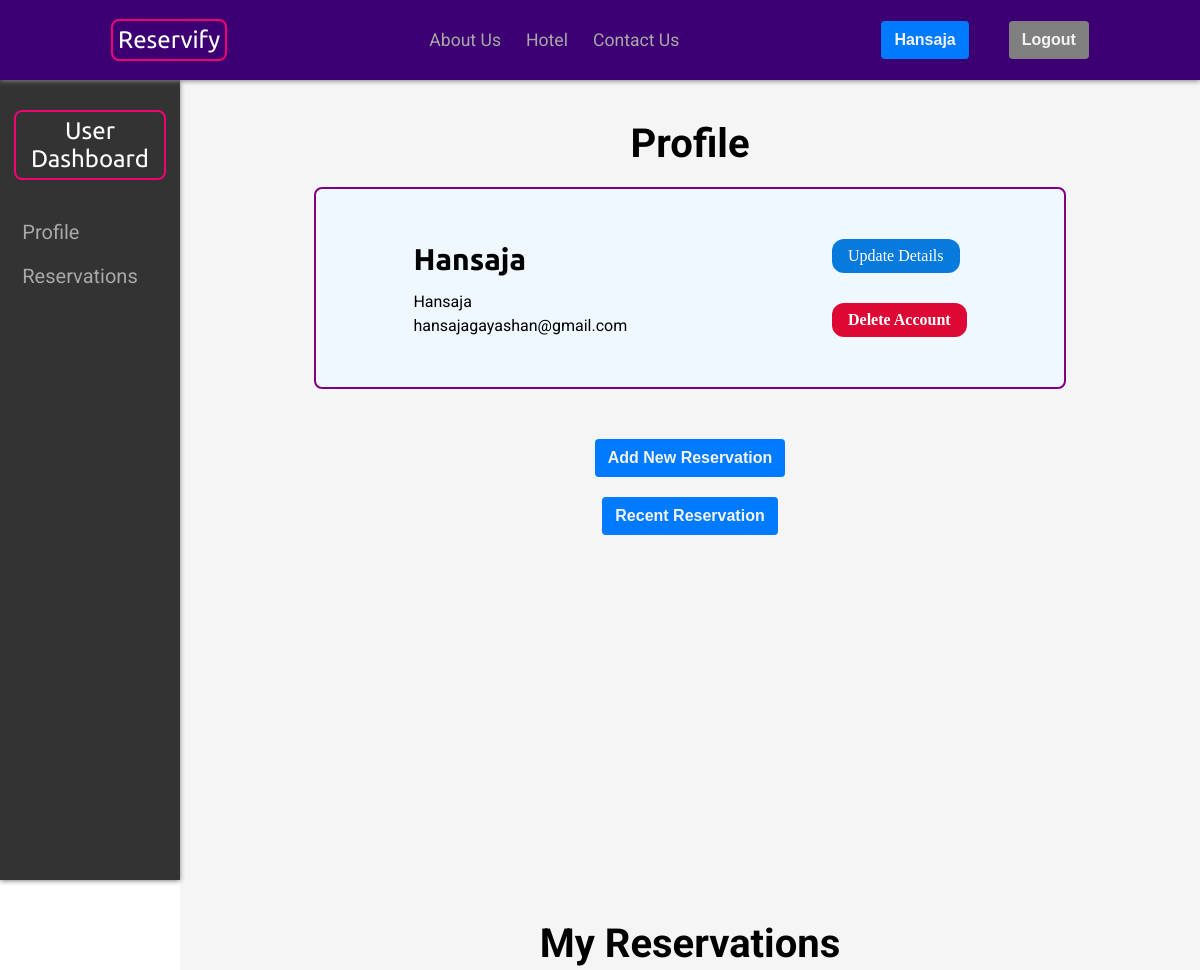
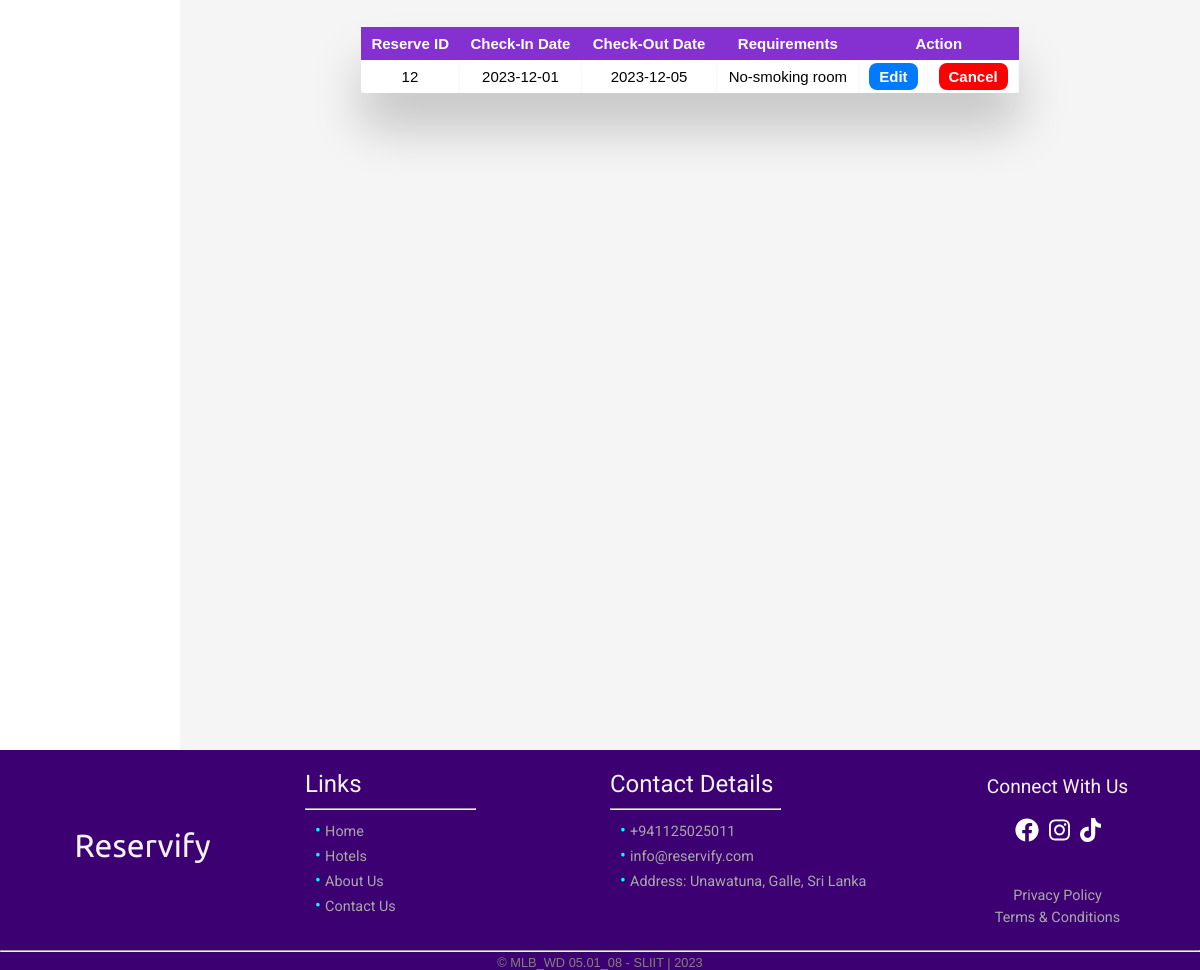
/userDashboard.php (signed in), run on the app's committed database (2 pictures, top to bottom).
### tables this page shows
CREATE TABLE `reserve` (
  `reserve_id` int(11) NOT NULL,
  `checkin_date` date NOT NULL,
  `checkout_date` date NOT NULL,
  `special_requirements` text DEFAULT 'No',
  `user_id` int(11) NOT NULL,
  `hotel_id` int(11) NOT NULL,
  `package_id` int(11) NOT NULL
);

### userDashboard.php (the view, shortened to what this page needs)
<?php
if (!isset($_SESSION['user_id'])) {
    echo "<script>
        alert('You must login to access this page.');
        window.location.href='./login.php';
        </script>";
} else {
    $user_id = $_SESSION['user_id'];
    $username = $_SESSION['username'];
    $name = $_SESSION['name'];
    $email = $_SESSION['email'];
}
?>
<!DOCTYPE html>
<html lang="en">
<head>
    <link rel="stylesheet" href="css/userDashboard.css">
    <link rel="stylesheet" href="css/reset.css">
    <link rel="stylesheet" href="css/table.css">
</head>
<?php include "./partials/header.php" ?>
<body>
    <div class="dashboard">
        <div class="sideBar">
            <h1 class="site-logo"><a href="./userDashboard.php">User <br> Dashboard</a></h1>
            <ul>
                <li><a href="#profile">Profile</a></li>
                <li><a href="#reservations">Reservations</a></li>
            </ul>
        </div>
        <div class="content">
            <section id="profile">
                <span class="title">
                    <h1> Profile </h1>
                </span>
                <div class="details">
                    <div class="userdetails">
                        <?php
                        echo '<h2>' . "$name" . '</h2>';
                        echo '<p class="title">' . "$username" . '</p>';
                        echo '<p>' . "$email" . '</p>';
                        ?>
                    </div>
                    <div class="button">
                        <p><a class="update-btn" href="./userUpdate.php">Update Details</a></p>
                        <?php echo '<p><a class="delete-btn" href="./delete.php?uuserid=' . $user_id . '">Delete Account</a></p>'; ?>
                    </div>
                </div>
        <div class="pbtn">
            <a href="./hotel.php"><button type="button">Add New Reservation</button></a>
            <a href="#reservations"><button type="button">Recent Reservation</button></a>
        </div>
        </section>
        <section id="reservations">
            <h1>My Reservations</h1>
            <div class="table-main">
                <div class="table-wrapper">
                    <table class="table">
                        <thead>
                            <tr>
                                <th>Reserve ID</th>
                                <th>Check-In Date</th>
                                <th>Check-Out Date</th>
                                <th>Requirements</th>
                                <th colspan="2">Action</th>
                            </tr>
                        </thead>
                        <tbody>
                            <?php
                            require_once './conn.php';
                            $query = "SELECT * FROM `reserve` WHERE user_id='$user_id'";
                            $result = mysqli_query($conn, $query);
                            $count = mysqli_num_rows($result);
                            if ($count > 0) {
                                while ($row = mysqli_fetch_assoc($result)) {
                                    $id = $row['reserve_id'];
                                    $checkindate = $row['checkin_date'];
                                    $checkoutdate = $row['checkout_date'];
                                    $requirements = $row['special_requirements'];
                                    echo '<tr>';
                                    echo '<td>' . $id . '</td>';
                                    echo '<td>' . $checkindate . '</td>';
                                    echo '<td>' . $checkoutdate . '</td>';
                                    echo '<td>' . $requirements . '</td>';
                                    echo '<td><a href="reserveEdit.php?reserveid=' . $id . '" class="edit-btn">Edit</a></td>';
                                    echo '<td><a href="delete.php?reserveid=' . $id . '" class="delete-btn">Cancel</a></td>';
                                }
                            } else {
                                echo '<tr><td colspan="6">No reservations yet</td></tr>';
                            }
                            ?>
                        </tbody>
                    </table>
                </div>
            </div>
        </section>
    </div>
    </div>
</body>
<?php include "./partials/footer.php" ?>
</html>

### css/userDashboard.css (style rules this page uses)
.sideBar { background-color: #333; color: #fff; display: flex; width: 15vw; min-height: 100vh; height: auto; flex-direction: column; justify-content: flex-start; align-items: center; padding: 10px 20px; padding-top: 30px; position: fixed; box-shadow: 0 1px 5px grey; gap: 10px; }
.sideBar a { color: #fff; text-decoration: none; margin: 0 10px; }
.dashboard .sideBar .site-logo { display: flex; font-size: 30px; padding-bottom: 30px; text-decoration: none; background-color: transparent; font-size: 1.5em; font-family: 'Ubuntu', sans-serif; font-weight: normal; text-align: center; border: 2px rgb(243, 0, 117) solid; padding: 5px; border-radius: .5rem; margin-bottom: 30px; }
.content { margin-left: 15vw; padding: 20px; font-size: 16px; background-color: #f5f5f5; }
#profile, #reservations { min-height: 100vh; height: auto; }
.sideBar ul { display: flex; flex-direction: column; gap: 20px; margin-right: 20px; font-size: 20px; list-style: none; }
.sideBar li a { text-decoration: none; color: #a8a8a8; transition: all 0.3s ease; font-family: 'Roboto', sans-serif; }
section { display: flex; padding: 20px; flex-direction: column; }
section h1 { font-size: 40px; font-family: 'Roboto', sans-serif; padding-bottom: 20px; text-align: center; }
#profile { display: flex; flex-direction: column; align-items: center; justify-content: flex-start; padding-top: 20px; height: 100%; }
#profile .details { display: flex; background-color: aliceblue; align-items: center; justify-content: space-around; padding: 20px; gap: 50px; height: 100%; width: 80%; border: purple solid 2px; border-radius: 8px; }
.userdetails { display: flex; padding: 30px; gap: 5px; flex-direction: column; justify-content: center; }
.userdetails h2 { font-family: 'Ubuntu', Arial, Helvetica, sans-serif; font-size: 30px; padding-bottom: 10px; }
.userdetails p { font-family: 'Roboto'; }
.button { padding: 30px; display: flex; flex-direction: column; justify-content: center; gap: 30px; }
.button button, .button a { color: #fff; border: none; padding: 8px 16px; text-align: center; text-decoration: none; display: inline-block; cursor: pointer; border-radius: 12px; }
.button .update-btn { background-color: #087add; }
.button .delete-btn { background-color: #dd0833; }
.pbtn { display: flex; flex-direction: column; align-items: center; gap: 20px; padding-top: 50px; }
.pbtn button { display: inline-block; font-weight: bold; color: var(--white); text-align: center; border: 1px solid transparent; padding: .375rem .75rem; font-size: 1rem; line-height: 1.5; border-radius: .25rem; background-color: #007bff; transition: background-color 0.3s ease, transform 0.3s ease; }

### css/table.css (style rules this page uses)
.table-main { display: flex; flex-direction: column; height: auto; align-items: center; justify-content: center; }
.table-wrapper { width: 70%; display: flex; align-items: center; justify-content: center ; margin: 10px 70px 70px; box-shadow: 0px 35px 50px rgba( 0, 0, 0, 0.2 ); overflow: auto; }
.table { border-radius: 5px; font-size: 12px; font-weight: normal; border: none; border-collapse: collapse; width: 100%; max-width: 100%; white-space: nowrap; background-color: white; }
.table td, .table th { text-align: center; padding: 8px; }
.table td { border-right: 1px solid #f8f8f8; font-family: Arial, Helvetica, sans-serif; font-size: 15px; }
.table thead th { color: #ffffff; background: #8530d1; font-size: 15px; font-family: Arial, Helvetica, sans-serif; }
.edit-btn { padding: 5px 10px; text-decoration: none; border-radius: 8px; font-weight: bold; background-color: #007bff; color: #fff; }
.delete-btn { padding: 5px 10px; text-decoration: none; border-radius: 8px; font-weight: bold; background-color: #FF0000; color: #fff; }

### css/header.css (style rules this page uses)
:root { --black: #191919; --white: #f3f3f3; --bg-color: #3D0072; }
html { scroll-behavior: smooth; scroll-padding-top: 70px; }
.site-logo { text-decoration: none; background-color: transparent; font-size: 1.5em; font-family: 'Ubuntu', sans-serif; font-weight: normal; border: 2px rgb(243, 0, 117) solid; padding: 5px; border-radius: .5rem; }
.site-logo a { text-decoration: none; color: #fff; }

### css/footer.css (style rules this page uses)
:root { --black: #191919; --white: #f3f3f3; --bg-color: #3D0072; }

### data on the page
reserve: reserve_id "12", checkin_date "2023-12-01", checkout_date "2023-12-05", special_requirements "No-smoking room"

### other printed values
$_SESSION['name'] "Hansaja"
$name "Hansaja"
$username "Hansaja"
$email "hansajagayashan@gmail.com"
